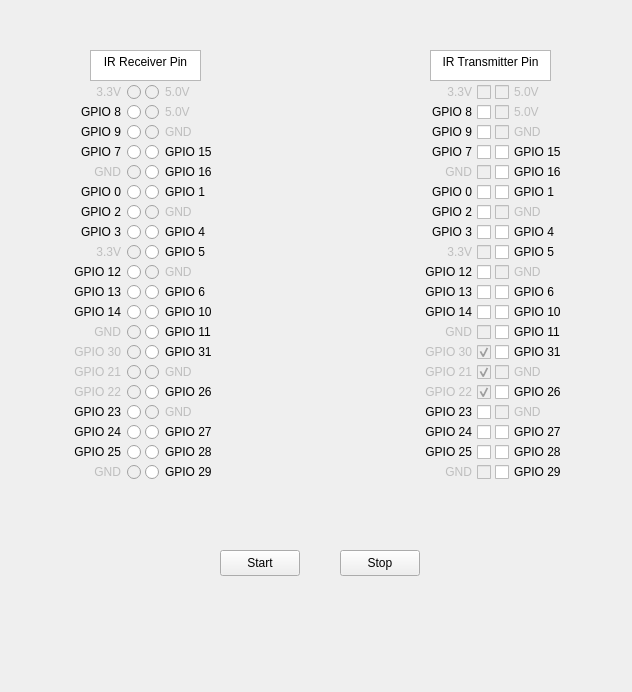
<?xml version="1.0" encoding="UTF-8"?>
<ui version="4.0">
 <class>Widget</class>
 <widget class="QWidget" name="Widget">
  <property name="geometry">
   <rect>
    <x>0</x>
    <y>0</y>
    <width>632</width>
    <height>692</height>
   </rect>
  </property>
  <property name="windowTitle">
   <string>Widget</string>
  </property>
  <widget class="QCheckBox" name="_3_3V_2">
   <property name="enabled">
    <bool>false</bool>
   </property>
   <property name="geometry">
    <rect>
     <x>420</x>
     <y>240</y>
     <width>71</width>
     <height>24</height>
    </rect>
   </property>
   <property name="font">
    <font>
     <kerning>true</kerning>
    </font>
   </property>
   <property name="layoutDirection">
    <enum>Qt::RightToLeft</enum>
   </property>
   <property name="text">
    <string notr="true">3.3V</string>
   </property>
  </widget>
  <widget class="QCheckBox" name="GPIO25">
   <property name="geometry">
    <rect>
     <x>420</x>
     <y>440</y>
     <width>71</width>
     <height>24</height>
    </rect>
   </property>
   <property name="font">
    <font>
     <kerning>true</kerning>
    </font>
   </property>
   <property name="layoutDirection">
    <enum>Qt::RightToLeft</enum>
   </property>
   <property name="text">
    <string notr="true">GPIO 25</string>
   </property>
  </widget>
  <widget class="QCheckBox" name="GPIO11">
   <property name="geometry">
    <rect>
     <x>495</x>
     <y>320</y>
     <width>81</width>
     <height>24</height>
    </rect>
   </property>
   <property name="text">
    <string>GPIO 11</string>
   </property>
  </widget>
  <widget class="QCheckBox" name="GND_2">
   <property name="enabled">
    <bool>false</bool>
   </property>
   <property name="geometry">
    <rect>
     <x>420</x>
     <y>160</y>
     <width>71</width>
     <height>24</height>
    </rect>
   </property>
   <property name="font">
    <font>
     <kerning>true</kerning>
    </font>
   </property>
   <property name="layoutDirection">
    <enum>Qt::RightToLeft</enum>
   </property>
   <property name="text">
    <string notr="true">GND</string>
   </property>
  </widget>
  <widget class="QCheckBox" name="GND_8">
   <property name="enabled">
    <bool>false</bool>
   </property>
   <property name="geometry">
    <rect>
     <x>420</x>
     <y>460</y>
     <width>71</width>
     <height>24</height>
    </rect>
   </property>
   <property name="font">
    <font>
     <kerning>true</kerning>
    </font>
   </property>
   <property name="layoutDirection">
    <enum>Qt::RightToLeft</enum>
   </property>
   <property name="text">
    <string notr="true">GND</string>
   </property>
  </widget>
  <widget class="QCheckBox" name="GPIO7">
   <property name="geometry">
    <rect>
     <x>420</x>
     <y>140</y>
     <width>71</width>
     <height>24</height>
    </rect>
   </property>
   <property name="font">
    <font>
     <kerning>true</kerning>
    </font>
   </property>
   <property name="layoutDirection">
    <enum>Qt::RightToLeft</enum>
   </property>
   <property name="text">
    <string notr="true">GPIO 7</string>
   </property>
  </widget>
  <widget class="QCheckBox" name="GPIO10">
   <property name="geometry">
    <rect>
     <x>495</x>
     <y>300</y>
     <width>81</width>
     <height>24</height>
    </rect>
   </property>
   <property name="text">
    <string>GPIO 10</string>
   </property>
  </widget>
  <widget class="QCheckBox" name="GPIO26">
   <property name="geometry">
    <rect>
     <x>495</x>
     <y>380</y>
     <width>81</width>
     <height>24</height>
    </rect>
   </property>
   <property name="text">
    <string>GPIO 26</string>
   </property>
  </widget>
  <widget class="QCheckBox" name="GPIO13">
   <property name="geometry">
    <rect>
     <x>420</x>
     <y>280</y>
     <width>71</width>
     <height>24</height>
    </rect>
   </property>
   <property name="font">
    <font>
     <kerning>true</kerning>
    </font>
   </property>
   <property name="layoutDirection">
    <enum>Qt::RightToLeft</enum>
   </property>
   <property name="text">
    <string notr="true">GPIO 13</string>
   </property>
  </widget>
  <widget class="QCheckBox" name="GND_1">
   <property name="enabled">
    <bool>false</bool>
   </property>
   <property name="geometry">
    <rect>
     <x>495</x>
     <y>120</y>
     <width>81</width>
     <height>24</height>
    </rect>
   </property>
   <property name="text">
    <string>GND</string>
   </property>
  </widget>
  <widget class="QCheckBox" name="GPIO22">
   <property name="enabled">
    <bool>false</bool>
   </property>
   <property name="geometry">
    <rect>
     <x>420</x>
     <y>380</y>
     <width>71</width>
     <height>24</height>
    </rect>
   </property>
   <property name="font">
    <font>
     <kerning>true</kerning>
    </font>
   </property>
   <property name="layoutDirection">
    <enum>Qt::RightToLeft</enum>
   </property>
   <property name="text">
    <string notr="true">GPIO 22</string>
   </property>
   <property name="checked">
    <bool>true</bool>
   </property>
  </widget>
  <widget class="QCheckBox" name="GPIO15">
   <property name="geometry">
    <rect>
     <x>495</x>
     <y>140</y>
     <width>81</width>
     <height>24</height>
    </rect>
   </property>
   <property name="text">
    <string>GPIO 15</string>
   </property>
  </widget>
  <widget class="QCheckBox" name="GPIO1">
   <property name="geometry">
    <rect>
     <x>495</x>
     <y>180</y>
     <width>81</width>
     <height>24</height>
    </rect>
   </property>
   <property name="text">
    <string>GPIO 1</string>
   </property>
  </widget>
  <widget class="QCheckBox" name="GPIO31">
   <property name="geometry">
    <rect>
     <x>495</x>
     <y>340</y>
     <width>81</width>
     <height>24</height>
    </rect>
   </property>
   <property name="text">
    <string>GPIO 31</string>
   </property>
  </widget>
  <widget class="QCheckBox" name="GND_6">
   <property name="enabled">
    <bool>false</bool>
   </property>
   <property name="geometry">
    <rect>
     <x>495</x>
     <y>360</y>
     <width>81</width>
     <height>24</height>
    </rect>
   </property>
   <property name="text">
    <string>GND</string>
   </property>
  </widget>
  <widget class="QCheckBox" name="_5V_1">
   <property name="enabled">
    <bool>false</bool>
   </property>
   <property name="geometry">
    <rect>
     <x>495</x>
     <y>80</y>
     <width>81</width>
     <height>24</height>
    </rect>
   </property>
   <property name="text">
    <string>5.0V</string>
   </property>
  </widget>
  <widget class="QCheckBox" name="GPIO23">
   <property name="geometry">
    <rect>
     <x>420</x>
     <y>400</y>
     <width>71</width>
     <height>24</height>
    </rect>
   </property>
   <property name="font">
    <font>
     <kerning>true</kerning>
    </font>
   </property>
   <property name="layoutDirection">
    <enum>Qt::RightToLeft</enum>
   </property>
   <property name="text">
    <string notr="true">GPIO 23</string>
   </property>
  </widget>
  <widget class="QCheckBox" name="GPIO4">
   <property name="geometry">
    <rect>
     <x>495</x>
     <y>220</y>
     <width>81</width>
     <height>24</height>
    </rect>
   </property>
   <property name="text">
    <string>GPIO 4</string>
   </property>
  </widget>
  <widget class="QCheckBox" name="GND_7">
   <property name="enabled">
    <bool>false</bool>
   </property>
   <property name="geometry">
    <rect>
     <x>495</x>
     <y>400</y>
     <width>81</width>
     <height>24</height>
    </rect>
   </property>
   <property name="text">
    <string>GND</string>
   </property>
  </widget>
  <widget class="QCheckBox" name="GPIO0">
   <property name="geometry">
    <rect>
     <x>420</x>
     <y>180</y>
     <width>71</width>
     <height>24</height>
    </rect>
   </property>
   <property name="font">
    <font>
     <kerning>true</kerning>
    </font>
   </property>
   <property name="layoutDirection">
    <enum>Qt::RightToLeft</enum>
   </property>
   <property name="text">
    <string notr="true">GPIO 0</string>
   </property>
  </widget>
  <widget class="QCheckBox" name="GPIO12">
   <property name="geometry">
    <rect>
     <x>420</x>
     <y>260</y>
     <width>71</width>
     <height>24</height>
    </rect>
   </property>
   <property name="font">
    <font>
     <kerning>true</kerning>
    </font>
   </property>
   <property name="layoutDirection">
    <enum>Qt::RightToLeft</enum>
   </property>
   <property name="text">
    <string notr="true">GPIO 12</string>
   </property>
  </widget>
  <widget class="QCheckBox" name="GPIO21">
   <property name="enabled">
    <bool>false</bool>
   </property>
   <property name="geometry">
    <rect>
     <x>420</x>
     <y>360</y>
     <width>71</width>
     <height>24</height>
    </rect>
   </property>
   <property name="font">
    <font>
     <kerning>true</kerning>
    </font>
   </property>
   <property name="layoutDirection">
    <enum>Qt::RightToLeft</enum>
   </property>
   <property name="text">
    <string notr="true">GPIO 21</string>
   </property>
   <property name="checked">
    <bool>true</bool>
   </property>
  </widget>
  <widget class="QCheckBox" name="GPIO29">
   <property name="geometry">
    <rect>
     <x>495</x>
     <y>460</y>
     <width>81</width>
     <height>24</height>
    </rect>
   </property>
   <property name="text">
    <string>GPIO 29</string>
   </property>
  </widget>
  <widget class="QCheckBox" name="GPIO30">
   <property name="enabled">
    <bool>false</bool>
   </property>
   <property name="geometry">
    <rect>
     <x>420</x>
     <y>340</y>
     <width>71</width>
     <height>24</height>
    </rect>
   </property>
   <property name="font">
    <font>
     <kerning>true</kerning>
    </font>
   </property>
   <property name="layoutDirection">
    <enum>Qt::RightToLeft</enum>
   </property>
   <property name="text">
    <string notr="true">GPIO 30</string>
   </property>
   <property name="checked">
    <bool>true</bool>
   </property>
  </widget>
  <widget class="QCheckBox" name="GPIO2">
   <property name="geometry">
    <rect>
     <x>420</x>
     <y>200</y>
     <width>71</width>
     <height>24</height>
    </rect>
   </property>
   <property name="font">
    <font>
     <kerning>true</kerning>
    </font>
   </property>
   <property name="layoutDirection">
    <enum>Qt::RightToLeft</enum>
   </property>
   <property name="text">
    <string notr="true">GPIO 2</string>
   </property>
  </widget>
  <widget class="QCheckBox" name="GPIO27">
   <property name="geometry">
    <rect>
     <x>495</x>
     <y>420</y>
     <width>81</width>
     <height>24</height>
    </rect>
   </property>
   <property name="text">
    <string>GPIO 27</string>
   </property>
  </widget>
  <widget class="QCheckBox" name="GND_5">
   <property name="enabled">
    <bool>false</bool>
   </property>
   <property name="geometry">
    <rect>
     <x>420</x>
     <y>320</y>
     <width>71</width>
     <height>24</height>
    </rect>
   </property>
   <property name="font">
    <font>
     <kerning>true</kerning>
    </font>
   </property>
   <property name="layoutDirection">
    <enum>Qt::RightToLeft</enum>
   </property>
   <property name="text">
    <string notr="true">GND</string>
   </property>
  </widget>
  <widget class="QCheckBox" name="GPIO24">
   <property name="geometry">
    <rect>
     <x>420</x>
     <y>420</y>
     <width>71</width>
     <height>24</height>
    </rect>
   </property>
   <property name="font">
    <font>
     <kerning>true</kerning>
    </font>
   </property>
   <property name="layoutDirection">
    <enum>Qt::RightToLeft</enum>
   </property>
   <property name="text">
    <string notr="true">GPIO 24</string>
   </property>
  </widget>
  <widget class="QCheckBox" name="_3_3V_1">
   <property name="enabled">
    <bool>false</bool>
   </property>
   <property name="geometry">
    <rect>
     <x>420</x>
     <y>80</y>
     <width>71</width>
     <height>24</height>
    </rect>
   </property>
   <property name="font">
    <font>
     <kerning>true</kerning>
    </font>
   </property>
   <property name="layoutDirection">
    <enum>Qt::RightToLeft</enum>
   </property>
   <property name="text">
    <string notr="true">3.3V</string>
   </property>
  </widget>
  <widget class="QCheckBox" name="GND_4">
   <property name="enabled">
    <bool>false</bool>
   </property>
   <property name="geometry">
    <rect>
     <x>495</x>
     <y>260</y>
     <width>81</width>
     <height>24</height>
    </rect>
   </property>
   <property name="text">
    <string>GND</string>
   </property>
  </widget>
  <widget class="QCheckBox" name="GPIO14">
   <property name="geometry">
    <rect>
     <x>420</x>
     <y>300</y>
     <width>71</width>
     <height>24</height>
    </rect>
   </property>
   <property name="font">
    <font>
     <kerning>true</kerning>
    </font>
   </property>
   <property name="layoutDirection">
    <enum>Qt::RightToLeft</enum>
   </property>
   <property name="text">
    <string notr="true">GPIO 14</string>
   </property>
  </widget>
  <widget class="QCheckBox" name="GPIO28">
   <property name="geometry">
    <rect>
     <x>495</x>
     <y>440</y>
     <width>81</width>
     <height>24</height>
    </rect>
   </property>
   <property name="text">
    <string>GPIO 28</string>
   </property>
  </widget>
  <widget class="QCheckBox" name="GPIO8">
   <property name="geometry">
    <rect>
     <x>420</x>
     <y>100</y>
     <width>71</width>
     <height>24</height>
    </rect>
   </property>
   <property name="font">
    <font>
     <kerning>true</kerning>
    </font>
   </property>
   <property name="layoutDirection">
    <enum>Qt::RightToLeft</enum>
   </property>
   <property name="text">
    <string notr="true">GPIO 8</string>
   </property>
  </widget>
  <widget class="QCheckBox" name="GPIO6">
   <property name="geometry">
    <rect>
     <x>495</x>
     <y>280</y>
     <width>81</width>
     <height>24</height>
    </rect>
   </property>
   <property name="text">
    <string>GPIO 6</string>
   </property>
  </widget>
  <widget class="QCheckBox" name="GND_3">
   <property name="enabled">
    <bool>false</bool>
   </property>
   <property name="geometry">
    <rect>
     <x>495</x>
     <y>200</y>
     <width>81</width>
     <height>24</height>
    </rect>
   </property>
   <property name="text">
    <string>GND</string>
   </property>
  </widget>
  <widget class="QCheckBox" name="_5V_2">
   <property name="enabled">
    <bool>false</bool>
   </property>
   <property name="geometry">
    <rect>
     <x>495</x>
     <y>100</y>
     <width>81</width>
     <height>24</height>
    </rect>
   </property>
   <property name="text">
    <string>5.0V</string>
   </property>
  </widget>
  <widget class="QCheckBox" name="GPIO5">
   <property name="geometry">
    <rect>
     <x>495</x>
     <y>240</y>
     <width>81</width>
     <height>24</height>
    </rect>
   </property>
   <property name="text">
    <string>GPIO 5</string>
   </property>
  </widget>
  <widget class="QCheckBox" name="GPIO9">
   <property name="geometry">
    <rect>
     <x>420</x>
     <y>120</y>
     <width>71</width>
     <height>24</height>
    </rect>
   </property>
   <property name="font">
    <font>
     <kerning>true</kerning>
    </font>
   </property>
   <property name="layoutDirection">
    <enum>Qt::RightToLeft</enum>
   </property>
   <property name="text">
    <string notr="true">GPIO 9</string>
   </property>
  </widget>
  <widget class="QCheckBox" name="GPIO16">
   <property name="geometry">
    <rect>
     <x>495</x>
     <y>160</y>
     <width>81</width>
     <height>24</height>
    </rect>
   </property>
   <property name="text">
    <string>GPIO 16</string>
   </property>
  </widget>
  <widget class="QCheckBox" name="GPIO3">
   <property name="geometry">
    <rect>
     <x>420</x>
     <y>220</y>
     <width>71</width>
     <height>24</height>
    </rect>
   </property>
   <property name="font">
    <font>
     <kerning>true</kerning>
    </font>
   </property>
   <property name="layoutDirection">
    <enum>Qt::RightToLeft</enum>
   </property>
   <property name="text">
    <string notr="true">GPIO 3</string>
   </property>
  </widget>
  <widget class="QTextBrowser" name="textBrowser">
   <property name="geometry">
    <rect>
     <x>90</x>
     <y>50</y>
     <width>111</width>
     <height>31</height>
    </rect>
   </property>
   <property name="html">
    <string>&lt;!DOCTYPE HTML PUBLIC &quot;-//W3C//DTD HTML 4.0//EN&quot; &quot;http://www.w3.org/TR/REC-html40/strict.dtd&quot;&gt;
&lt;html&gt;&lt;head&gt;&lt;meta name=&quot;qrichtext&quot; content=&quot;1&quot; /&gt;&lt;style type=&quot;text/css&quot;&gt;
p, li { white-space: pre-wrap; }
&lt;/style&gt;&lt;/head&gt;&lt;body style=&quot; font-family:'Sans Serif'; font-size:9pt; font-weight:400; font-style:normal;&quot;&gt;
&lt;p align=&quot;center&quot; style=&quot; margin-top:0px; margin-bottom:0px; margin-left:0px; margin-right:0px; -qt-block-indent:0; text-indent:0px;&quot;&gt;IR Receiver Pin&lt;/p&gt;&lt;/body&gt;&lt;/html&gt;</string>
   </property>
  </widget>
  <widget class="QTextBrowser" name="textBrowser_2">
   <property name="geometry">
    <rect>
     <x>430</x>
     <y>50</y>
     <width>121</width>
     <height>31</height>
    </rect>
   </property>
   <property name="html">
    <string>&lt;!DOCTYPE HTML PUBLIC &quot;-//W3C//DTD HTML 4.0//EN&quot; &quot;http://www.w3.org/TR/REC-html40/strict.dtd&quot;&gt;
&lt;html&gt;&lt;head&gt;&lt;meta name=&quot;qrichtext&quot; content=&quot;1&quot; /&gt;&lt;style type=&quot;text/css&quot;&gt;
p, li { white-space: pre-wrap; }
&lt;/style&gt;&lt;/head&gt;&lt;body style=&quot; font-family:'Sans Serif'; font-size:9pt; font-weight:400; font-style:normal;&quot;&gt;
&lt;p align=&quot;center&quot; style=&quot; margin-top:0px; margin-bottom:0px; margin-left:0px; margin-right:0px; -qt-block-indent:0; text-indent:0px;&quot;&gt;IR Transmitter Pin&lt;/p&gt;&lt;/body&gt;&lt;/html&gt;</string>
   </property>
  </widget>
  <widget class="QPushButton" name="pushButton">
   <property name="geometry">
    <rect>
     <x>220</x>
     <y>550</y>
     <width>80</width>
     <height>26</height>
    </rect>
   </property>
   <property name="text">
    <string>Start</string>
   </property>
  </widget>
  <widget class="QPushButton" name="pushButton_2">
   <property name="geometry">
    <rect>
     <x>340</x>
     <y>550</y>
     <width>80</width>
     <height>26</height>
    </rect>
   </property>
   <property name="text">
    <string>Stop</string>
   </property>
  </widget>
  <widget class="QRadioButton" name="REV_50_1">
   <property name="enabled">
    <bool>false</bool>
   </property>
   <property name="geometry">
    <rect>
     <x>145</x>
     <y>80</y>
     <width>71</width>
     <height>24</height>
    </rect>
   </property>
   <property name="text">
    <string>5.0V</string>
   </property>
   <property name="checkable">
    <bool>false</bool>
   </property>
  </widget>
  <widget class="QRadioButton" name="REV_33_1">
   <property name="enabled">
    <bool>false</bool>
   </property>
   <property name="geometry">
    <rect>
     <x>60</x>
     <y>80</y>
     <width>81</width>
     <height>24</height>
    </rect>
   </property>
   <property name="layoutDirection">
    <enum>Qt::RightToLeft</enum>
   </property>
   <property name="text">
    <string>3.3V</string>
   </property>
   <property name="checkable">
    <bool>false</bool>
   </property>
  </widget>
  <widget class="QRadioButton" name="REV_50_2">
   <property name="enabled">
    <bool>false</bool>
   </property>
   <property name="geometry">
    <rect>
     <x>145</x>
     <y>100</y>
     <width>71</width>
     <height>24</height>
    </rect>
   </property>
   <property name="text">
    <string>5.0V</string>
   </property>
   <property name="checkable">
    <bool>false</bool>
   </property>
  </widget>
  <widget class="QRadioButton" name="REV_GPIO8">
   <property name="geometry">
    <rect>
     <x>60</x>
     <y>100</y>
     <width>81</width>
     <height>24</height>
    </rect>
   </property>
   <property name="layoutDirection">
    <enum>Qt::RightToLeft</enum>
   </property>
   <property name="text">
    <string>GPIO 8</string>
   </property>
  </widget>
  <widget class="QRadioButton" name="REV_GPIO9">
   <property name="geometry">
    <rect>
     <x>60</x>
     <y>120</y>
     <width>81</width>
     <height>24</height>
    </rect>
   </property>
   <property name="layoutDirection">
    <enum>Qt::RightToLeft</enum>
   </property>
   <property name="text">
    <string>GPIO 9</string>
   </property>
  </widget>
  <widget class="QRadioButton" name="REV_GND_1">
   <property name="enabled">
    <bool>false</bool>
   </property>
   <property name="geometry">
    <rect>
     <x>145</x>
     <y>120</y>
     <width>71</width>
     <height>24</height>
    </rect>
   </property>
   <property name="text">
    <string>GND</string>
   </property>
   <property name="checkable">
    <bool>false</bool>
   </property>
  </widget>
  <widget class="QRadioButton" name="REV_GND_2">
   <property name="enabled">
    <bool>false</bool>
   </property>
   <property name="geometry">
    <rect>
     <x>60</x>
     <y>160</y>
     <width>81</width>
     <height>24</height>
    </rect>
   </property>
   <property name="layoutDirection">
    <enum>Qt::RightToLeft</enum>
   </property>
   <property name="text">
    <string>GND</string>
   </property>
   <property name="checkable">
    <bool>false</bool>
   </property>
  </widget>
  <widget class="QRadioButton" name="REV_GPIO1">
   <property name="geometry">
    <rect>
     <x>145</x>
     <y>180</y>
     <width>71</width>
     <height>24</height>
    </rect>
   </property>
   <property name="text">
    <string>GPIO 1</string>
   </property>
  </widget>
  <widget class="QRadioButton" name="REV_GPIO16">
   <property name="geometry">
    <rect>
     <x>145</x>
     <y>160</y>
     <width>71</width>
     <height>24</height>
    </rect>
   </property>
   <property name="text">
    <string>GPIO 16</string>
   </property>
  </widget>
  <widget class="QRadioButton" name="REV_GPIO0">
   <property name="geometry">
    <rect>
     <x>60</x>
     <y>180</y>
     <width>81</width>
     <height>24</height>
    </rect>
   </property>
   <property name="layoutDirection">
    <enum>Qt::RightToLeft</enum>
   </property>
   <property name="text">
    <string>GPIO 0</string>
   </property>
  </widget>
  <widget class="QRadioButton" name="REV_GPIO15">
   <property name="geometry">
    <rect>
     <x>145</x>
     <y>140</y>
     <width>71</width>
     <height>24</height>
    </rect>
   </property>
   <property name="text">
    <string>GPIO 15</string>
   </property>
  </widget>
  <widget class="QRadioButton" name="REV_GPIO7">
   <property name="geometry">
    <rect>
     <x>60</x>
     <y>140</y>
     <width>81</width>
     <height>24</height>
    </rect>
   </property>
   <property name="layoutDirection">
    <enum>Qt::RightToLeft</enum>
   </property>
   <property name="text">
    <string>GPIO 7</string>
   </property>
  </widget>
  <widget class="QRadioButton" name="REV_GPIO12">
   <property name="geometry">
    <rect>
     <x>60</x>
     <y>260</y>
     <width>81</width>
     <height>24</height>
    </rect>
   </property>
   <property name="layoutDirection">
    <enum>Qt::RightToLeft</enum>
   </property>
   <property name="text">
    <string>GPIO 12</string>
   </property>
  </widget>
  <widget class="QRadioButton" name="REV_GPIO5">
   <property name="geometry">
    <rect>
     <x>145</x>
     <y>240</y>
     <width>71</width>
     <height>24</height>
    </rect>
   </property>
   <property name="text">
    <string>GPIO 5</string>
   </property>
  </widget>
  <widget class="QRadioButton" name="REV_GPIO3">
   <property name="geometry">
    <rect>
     <x>60</x>
     <y>220</y>
     <width>81</width>
     <height>24</height>
    </rect>
   </property>
   <property name="layoutDirection">
    <enum>Qt::RightToLeft</enum>
   </property>
   <property name="text">
    <string>GPIO 3</string>
   </property>
  </widget>
  <widget class="QRadioButton" name="REV_GPIO4">
   <property name="geometry">
    <rect>
     <x>145</x>
     <y>220</y>
     <width>71</width>
     <height>24</height>
    </rect>
   </property>
   <property name="text">
    <string>GPIO 4</string>
   </property>
  </widget>
  <widget class="QRadioButton" name="REV_GPIO14">
   <property name="geometry">
    <rect>
     <x>60</x>
     <y>300</y>
     <width>81</width>
     <height>24</height>
    </rect>
   </property>
   <property name="layoutDirection">
    <enum>Qt::RightToLeft</enum>
   </property>
   <property name="text">
    <string>GPIO 14</string>
   </property>
  </widget>
  <widget class="QRadioButton" name="REV_GPIO6">
   <property name="geometry">
    <rect>
     <x>145</x>
     <y>280</y>
     <width>71</width>
     <height>24</height>
    </rect>
   </property>
   <property name="text">
    <string>GPIO 6</string>
   </property>
  </widget>
  <widget class="QRadioButton" name="REV_33_2">
   <property name="enabled">
    <bool>false</bool>
   </property>
   <property name="geometry">
    <rect>
     <x>60</x>
     <y>240</y>
     <width>81</width>
     <height>24</height>
    </rect>
   </property>
   <property name="layoutDirection">
    <enum>Qt::RightToLeft</enum>
   </property>
   <property name="text">
    <string>3.3V</string>
   </property>
   <property name="checkable">
    <bool>false</bool>
   </property>
  </widget>
  <widget class="QRadioButton" name="REV_GND_3">
   <property name="enabled">
    <bool>false</bool>
   </property>
   <property name="geometry">
    <rect>
     <x>145</x>
     <y>200</y>
     <width>71</width>
     <height>24</height>
    </rect>
   </property>
   <property name="text">
    <string>GND</string>
   </property>
   <property name="checkable">
    <bool>false</bool>
   </property>
  </widget>
  <widget class="QRadioButton" name="REV_GPIO10">
   <property name="geometry">
    <rect>
     <x>145</x>
     <y>300</y>
     <width>71</width>
     <height>24</height>
    </rect>
   </property>
   <property name="text">
    <string>GPIO 10</string>
   </property>
  </widget>
  <widget class="QRadioButton" name="REV_GPIO2">
   <property name="geometry">
    <rect>
     <x>60</x>
     <y>200</y>
     <width>81</width>
     <height>24</height>
    </rect>
   </property>
   <property name="layoutDirection">
    <enum>Qt::RightToLeft</enum>
   </property>
   <property name="text">
    <string>GPIO 2</string>
   </property>
  </widget>
  <widget class="QRadioButton" name="REV_GPIO13">
   <property name="geometry">
    <rect>
     <x>60</x>
     <y>280</y>
     <width>81</width>
     <height>24</height>
    </rect>
   </property>
   <property name="layoutDirection">
    <enum>Qt::RightToLeft</enum>
   </property>
   <property name="text">
    <string>GPIO 13</string>
   </property>
  </widget>
  <widget class="QRadioButton" name="REV_GND_4">
   <property name="enabled">
    <bool>false</bool>
   </property>
   <property name="geometry">
    <rect>
     <x>145</x>
     <y>260</y>
     <width>71</width>
     <height>24</height>
    </rect>
   </property>
   <property name="text">
    <string>GND</string>
   </property>
   <property name="checkable">
    <bool>false</bool>
   </property>
  </widget>
  <widget class="QRadioButton" name="REV_GPIO27">
   <property name="geometry">
    <rect>
     <x>145</x>
     <y>420</y>
     <width>71</width>
     <height>24</height>
    </rect>
   </property>
   <property name="text">
    <string>GPIO 27</string>
   </property>
  </widget>
  <widget class="QRadioButton" name="REV_GPIO24">
   <property name="geometry">
    <rect>
     <x>60</x>
     <y>420</y>
     <width>81</width>
     <height>24</height>
    </rect>
   </property>
   <property name="layoutDirection">
    <enum>Qt::RightToLeft</enum>
   </property>
   <property name="text">
    <string>GPIO 24</string>
   </property>
  </widget>
  <widget class="QRadioButton" name="REV_GPIO29">
   <property name="geometry">
    <rect>
     <x>145</x>
     <y>460</y>
     <width>71</width>
     <height>24</height>
    </rect>
   </property>
   <property name="text">
    <string>GPIO 29</string>
   </property>
  </widget>
  <widget class="QRadioButton" name="REV_GPIO25">
   <property name="geometry">
    <rect>
     <x>60</x>
     <y>440</y>
     <width>81</width>
     <height>24</height>
    </rect>
   </property>
   <property name="layoutDirection">
    <enum>Qt::RightToLeft</enum>
   </property>
   <property name="text">
    <string>GPIO 25</string>
   </property>
  </widget>
  <widget class="QRadioButton" name="REV_GPIO28">
   <property name="geometry">
    <rect>
     <x>145</x>
     <y>440</y>
     <width>71</width>
     <height>24</height>
    </rect>
   </property>
   <property name="text">
    <string>GPIO 28</string>
   </property>
  </widget>
  <widget class="QRadioButton" name="REV_GND_8">
   <property name="enabled">
    <bool>false</bool>
   </property>
   <property name="geometry">
    <rect>
     <x>60</x>
     <y>460</y>
     <width>81</width>
     <height>24</height>
    </rect>
   </property>
   <property name="layoutDirection">
    <enum>Qt::RightToLeft</enum>
   </property>
   <property name="text">
    <string>GND</string>
   </property>
   <property name="checkable">
    <bool>false</bool>
   </property>
  </widget>
  <widget class="QRadioButton" name="REV_GPIO30">
   <property name="enabled">
    <bool>false</bool>
   </property>
   <property name="geometry">
    <rect>
     <x>60</x>
     <y>340</y>
     <width>81</width>
     <height>24</height>
    </rect>
   </property>
   <property name="layoutDirection">
    <enum>Qt::RightToLeft</enum>
   </property>
   <property name="text">
    <string>GPIO 30</string>
   </property>
  </widget>
  <widget class="QRadioButton" name="REV_GPIO11">
   <property name="geometry">
    <rect>
     <x>145</x>
     <y>320</y>
     <width>71</width>
     <height>24</height>
    </rect>
   </property>
   <property name="text">
    <string>GPIO 11</string>
   </property>
  </widget>
  <widget class="QRadioButton" name="REV_GPIO26">
   <property name="geometry">
    <rect>
     <x>145</x>
     <y>380</y>
     <width>71</width>
     <height>24</height>
    </rect>
   </property>
   <property name="text">
    <string>GPIO 26</string>
   </property>
  </widget>
  <widget class="QRadioButton" name="REV_GND_7">
   <property name="enabled">
    <bool>false</bool>
   </property>
   <property name="geometry">
    <rect>
     <x>145</x>
     <y>400</y>
     <width>71</width>
     <height>24</height>
    </rect>
   </property>
   <property name="text">
    <string>GND</string>
   </property>
   <property name="checkable">
    <bool>false</bool>
   </property>
  </widget>
  <widget class="QRadioButton" name="REV_GPIO23">
   <property name="geometry">
    <rect>
     <x>60</x>
     <y>400</y>
     <width>81</width>
     <height>24</height>
    </rect>
   </property>
   <property name="layoutDirection">
    <enum>Qt::RightToLeft</enum>
   </property>
   <property name="text">
    <string>GPIO 23</string>
   </property>
   <property name="checkable">
    <bool>false</bool>
   </property>
  </widget>
  <widget class="QRadioButton" name="REV_GPIO31">
   <property name="geometry">
    <rect>
     <x>145</x>
     <y>340</y>
     <width>71</width>
     <height>24</height>
    </rect>
   </property>
   <property name="text">
    <string>GPIO 31</string>
   </property>
  </widget>
  <widget class="QRadioButton" name="REV_GND_5">
   <property name="enabled">
    <bool>false</bool>
   </property>
   <property name="geometry">
    <rect>
     <x>60</x>
     <y>320</y>
     <width>81</width>
     <height>24</height>
    </rect>
   </property>
   <property name="layoutDirection">
    <enum>Qt::RightToLeft</enum>
   </property>
   <property name="text">
    <string>GND</string>
   </property>
   <property name="checkable">
    <bool>false</bool>
   </property>
  </widget>
  <widget class="QRadioButton" name="REV_GPIO21">
   <property name="enabled">
    <bool>false</bool>
   </property>
   <property name="geometry">
    <rect>
     <x>60</x>
     <y>360</y>
     <width>81</width>
     <height>24</height>
    </rect>
   </property>
   <property name="layoutDirection">
    <enum>Qt::RightToLeft</enum>
   </property>
   <property name="text">
    <string>GPIO 21</string>
   </property>
   <property name="checkable">
    <bool>false</bool>
   </property>
  </widget>
  <widget class="QRadioButton" name="REV_GPIO22">
   <property name="enabled">
    <bool>false</bool>
   </property>
   <property name="geometry">
    <rect>
     <x>60</x>
     <y>380</y>
     <width>81</width>
     <height>24</height>
    </rect>
   </property>
   <property name="layoutDirection">
    <enum>Qt::RightToLeft</enum>
   </property>
   <property name="text">
    <string>GPIO 22</string>
   </property>
   <property name="checkable">
    <bool>false</bool>
   </property>
  </widget>
  <widget class="QRadioButton" name="REV_GND_6">
   <property name="enabled">
    <bool>false</bool>
   </property>
   <property name="geometry">
    <rect>
     <x>145</x>
     <y>360</y>
     <width>71</width>
     <height>24</height>
    </rect>
   </property>
   <property name="text">
    <string>GND</string>
   </property>
   <property name="checkable">
    <bool>false</bool>
   </property>
  </widget>
 </widget>
 <layoutdefault spacing="6" margin="11"/>
 <resources/>
 <connections/>
</ui>
